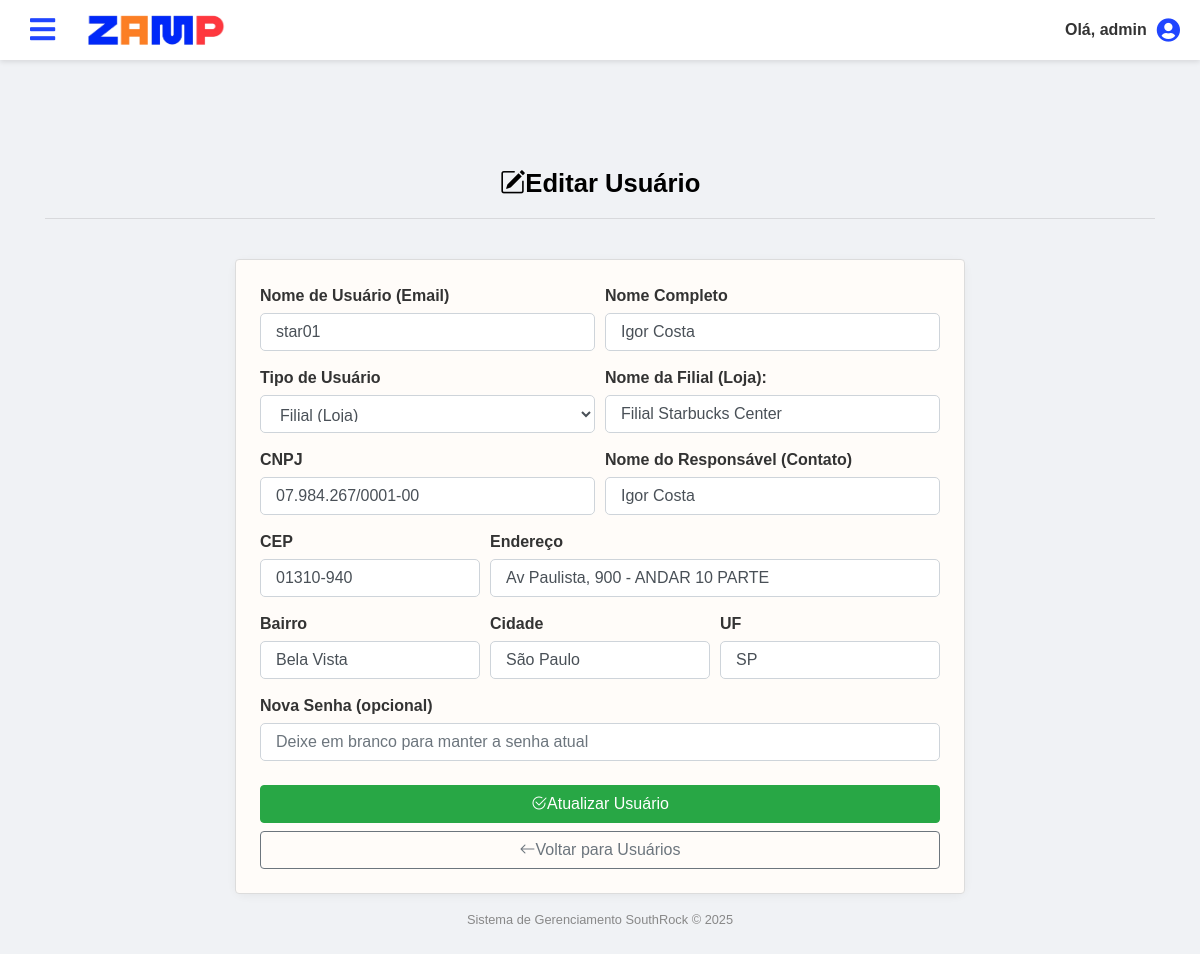
The page /pages/admin/editar_usuario.php?id=2 (signed in) on the database its author committed.
### tables this page shows
CREATE TABLE usuarios (
    id INT NOT NULL AUTO_INCREMENT PRIMARY KEY,
    username VARCHAR(255) NOT NULL UNIQUE,
    password VARCHAR(255) NOT NULL,
    tipo_usuario INT NOT NULL,
    cnpj VARCHAR(20),
    responsavel VARCHAR(255),
    endereco VARCHAR(255),
    cep VARCHAR(10),
    bairro VARCHAR(100),
    cidade VARCHAR(100),
    uf CHAR(2), 
    nome VARCHAR(255),
    data_cadastro DATETIME DEFAULT CURRENT_TIMESTAMP,
    eh_filial BOOLEAN DEFAULT FALSE,
    nome_filial VARCHAR(255) NULL,
    FOREIGN KEY (tipo_usuario) REFERENCES tipo_usuario(id)
);

### pages/admin/editar_usuario.php (the view, shortened to what this page needs)
<?php
include '../../includes/db.php';
$user_id_to_edit = null;
$user_data = null;
if (isset($_GET['id'])) {
    $user_id_to_edit = filter_var($_GET['id'], FILTER_VALIDATE_INT);
    $sql_get_user = "SELECT id, username, tipo_usuario, cnpj, responsavel, endereco, cep, bairro, cidade, uf, nome, eh_filial, nome_filial FROM usuarios WHERE id = ?";
    $stmt_get_user = $conn->prepare($sql_get_user);
    $stmt_get_user->bind_param("i", $user_id_to_edit);
    $stmt_get_user->execute();
    $result_get_user = $stmt_get_user->get_result();
    if ($result_get_user->num_rows == 1) {
        $user_data = $result_get_user->fetch_assoc();
    } else {
        $_SESSION['flash_message'] = ['type' => 'danger', 'text' => 'Usuário não encontrado.'];
        header("Location: usuarios.php");
        exit();
    }
} else {
    $_SESSION['flash_message'] = ['type' => 'danger', 'text' => 'ID de usuário não fornecido.'];
    header("Location: usuarios.php");
    exit();
}
?>
<!DOCTYPE html>
<html lang="pt-BR">
<head>
    <link href="https://stackpath.bootstrapcdn.com/bootstrap/4.5.2/css/bootstrap.min.css" rel="stylesheet">
    <link href="https://cdn.jsdelivr.net/npm/bootstrap-icons@1.10.0/font/bootstrap-icons.css" rel="stylesheet">
    <link rel="stylesheet" href="https://cdnjs.cloudflare.com/ajax/libs/font-awesome/6.5.0/css/all.min.css">
    <?php
        if (file_exists(__DIR__ . '/../../includes/header_com_menu.php')) {
            include __DIR__ . '/../../includes/header_com_menu.php';
        }
    ?>
    <link rel="stylesheet" href="../../css/dashboard.css">
    <link rel="stylesheet" href="../../css/editar_usuario.css"> </head>
<body class="hcm-body-fixed-header">
    <div class="hcm-main-content">
        <div class="container py-4">
            <div class="row mb-4">
                 <div class="col-12">
                    <div class="painel-titulo">
                        <i class="bi bi-pencil-square me-2"></i>Editar Usuário
                    </div>
                     <hr class="barrinha"></hr>
                </div>
            </div>
            <div class="row">
                <div class="col-md-8 mx-auto">
                    <div class="card estatistica-card">
                        <div class="card-body p-4">
                            <?php if ($user_data): ?>
                            <form method="POST" action="editar_usuario.php?id=<?php echo htmlspecialchars($user_id_to_edit); ?>">
                                <div class="form-row">
                                    <div class="form-group col-md-6">
                                        <label class="form-label" for="username">Nome de Usuário (Email)</label>
                                        <input type="email" id="username" name="username" class="form-control"
                                               value="<?php echo htmlspecialchars($user_data['username']); ?>" required>
                                    </div>
                                     <div class="form-group col-md-6">
                                        <label class="form-label" for="nome">Nome Completo</label>
                                        <input type="text" id="nome" name="nome" class="form-control"
                                               value="<?php echo htmlspecialchars($user_data['nome']); ?>" required>
                                    </div>
                                </div>
                                <div class="form-row">
                                    <div class="form-group col-md-6">
                                        <label class="form-label" for="tipo_usuario">Tipo de Usuário</label>
                                        <select name="tipo_usuario" id="tipo_usuario" class="form-control" required <?php if ($user_data['id'] == 1 && $_SESSION['user_id'] != 1) echo 'disabled';  ?>>
                                            <option value="2" <?php echo ($user_data['tipo_usuario'] == 2) ? 'selected' : ''; ?>>Filial (Loja)</option>
                                            </select>
                                    </div>
                                    <div class="form-group col-md-6" id="nome-filial-group" style="<?php echo ($user_data['tipo_usuario'] == 2) ? '' : 'display: none;'; ?>">
                                        <label for="nome_filial" class="form-label">Nome da Filial (Loja):</label>
                                        <input type="text" class="form-control" id="nome_filial" name="nome_filial" placeholder="Ex: Loja Zamp Centro SP" value="<?php echo htmlspecialchars($user_data['nome_filial'] ?? ''); ?>">
                                    </div>
                                </div>
                                <div class="form-row">
                                    <div class="form-group col-md-6">
                                        <label class="form-label" for="cnpj">CNPJ</label>
                                        <input type="text" id="cnpj" name="cnpj" class="form-control"
                                               value="<?php echo htmlspecialchars($user_data['cnpj']); ?>">
                                    </div>
                                    <div class="form-group col-md-6">
                                        <label class="form-label" for="responsavel">Nome do Responsável (Contato)</label>
                                        <input type="text" id="responsavel" name="responsavel" class="form-control"
                                               value="<?php echo htmlspecialchars($user_data['responsavel']); ?>">
                                    </div>
                                </div>
                                <div class="form-row">
                                     <div class="form-group col-md-4">
                                        <label class="form-label" for="cep">CEP</label>
                                        <input type="text" id="cep" name="cep" class="form-control"
                                               value="<?php echo htmlspecialchars($user_data['cep']); ?>">
                                    </div>
                                    <div class="form-group col-md-8">
                                        <label class="form-label" for="endereco">Endereço</label>
                                        <input type="text" id="endereco" name="endereco" class="form-control"
                                               value="<?php echo htmlspecialchars($user_data['endereco']); ?>">
                                    </div>
                                </div>
                                <div class="form-row">
                                    <div class="form-group col-md-4">
                                        <label class="form-label" for="bairro">Bairro</label>
                                        <input type="text" id="bairro" name="bairro" class="form-control"
                                               value="<?php echo htmlspecialchars($user_data['bairro']); ?>">
                                    </div>
                                    <div class="form-group col-md-4">
                                        <label class="form-label" for="cidade">Cidade</label>
                                        <input type="text" id="cidade" name="cidade" class="form-control"
                                               value="<?php echo htmlspecialchars($user_data['cidade']); ?>">
                                    </div>
                                    <div class="form-group col-md-4">
                                        <label class="form-label" for="uf">UF</label>
                                        <input type="text" id="uf" name="uf" class="form-control" maxlength="2"
                                               value="<?php echo htmlspecialchars($user_data['uf']); ?>">
                                    </div>
                                </div>
                                <div class="form-group">
                                    <label class="form-label" for="password">Nova Senha (opcional)</label>
                                    <input type="password" id="password" name="password" class="form-control"
                                           placeholder="Deixe em branco para manter a senha atual">
                                </div>
                                <div class="d-grid gap-2 mt-4">
                                    <button type="submit" class="btn btn-success btn-block">
                                        <i class="bi bi-check2-circle me-1"></i>Atualizar Usuário
                                    </button>
                                     <a href="usuarios.php" class="btn btn-outline-secondary btn-block mt-2">
                                        <i class="bi bi-arrow-left me-1"></i>Voltar para Usuários
                                    </a>
                                </div>
                            </form>
                            <?php endif; ?>
                        </div>
                    </div>
                </div>
            </div>
            <div class="sistema-info text-center mt-3">
                Sistema de Gerenciamento SouthRock © <?php echo date('Y'); ?>
            </div>
        </div>
    </div>
</body>
</html>

### css/header_com_menu.css (style rules this page uses)
body.hcm-body-fixed-header { padding-top: 60px; margin: 0; font-family: 'Arial', sans-serif; background-color: #f0f2f5; }
.hcm-main-content { margin-top: 60px; padding: 20px; background-color: #f0f2f5; width: 100%; box-sizing: border-box; min-height: calc(100vh - 60px); transition: margin-left 0.3s ease; }

### css/dashboard.css (style rules this page uses)
* { margin: 0; padding: 0; box-sizing: border-box; }
.painel-titulo { font-size: 1.6rem; color: #000000; font-weight: bold; }
.estatistica-card { border-radius: 10px; border: none; box-shadow: 0 2px 10px rgba(0, 0, 0, 0.05); transition: transform 0.3s, box-shadow 0.3s; height: 100%; }
.card-body { background-color: #fffcf9; border: 1px solid rgb(220, 220, 220); border-radius: .25rem; padding: 1.25rem; }
.sistema-info { font-size: 0.8rem; color: #888; margin-top: 10px; }

### css/editar_usuario.css (style rules this page uses)
body { display: flex; font-family: 'Arial', sans-serif; margin: 0; height: 100vh; background-color: #fff4e8; }
.form-group { margin-bottom: 15px; width: 100%; overflow: hidden; }
.form-control { border: 1px solid #ced4da; border-radius: 5px; padding: 10px 15px; width: 100%; transition: border-color 0.3s; box-sizing: border-box; max-width: 100%; }
.form-label { display: block; margin-bottom: 5px; font-weight: 600; color: #333; }
.painel-titulo { text-align: center; }
.barrinha { text-align: center; }

### rows shown on the page
usuarios: username "star01", nome "Igor Costa", tipo_usuario "Filial (Loja)", nome_filial "Filial Starbucks Center", cnpj "07.984.267/0001-00", responsavel "Igor Costa", cep "01310-940", endereco "Av Paulista, 900 - ANDAR 10 PARTE", bairro "Bela Vista", cidade "São Paulo", uf "SP"

### other values the page prints
$_SESSION['username'] "admin"
